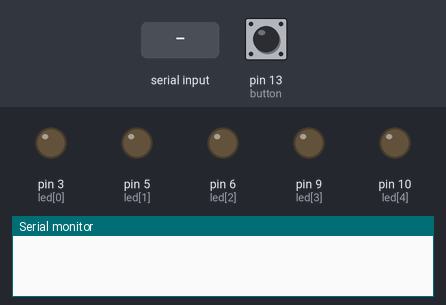
Bench run of a sketch on a simulated Arduino Uno, built with avr-gcc and run on an emulated ATmega328P. Parts: output pins drawn as LEDs (lit = HIGH), the last lines printed to the serial monitor. Dashed ring = blinking. The inputs (shaded band) are chosen by the test bench; at power-on: pin 13 (button) LOW.

Above: at 1.2 s.
1.3 s: pin 13 (button) pulled HIGH for 0.15 s
At 1.47 s:
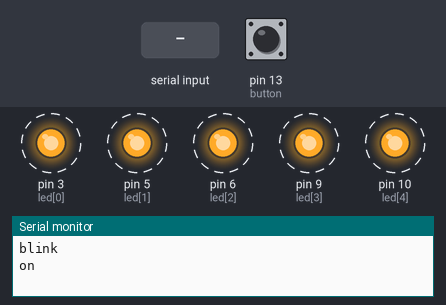
4.3 s: "1" received over Serial
At 9.15 s:
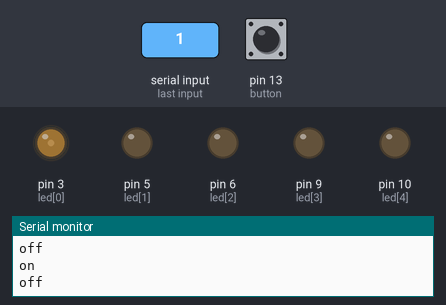
At 13.95 s:
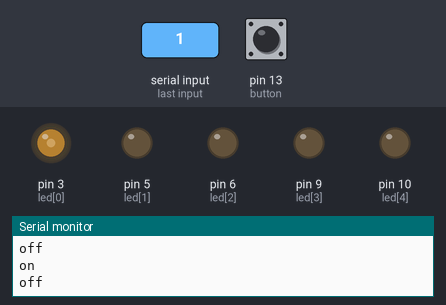
Timing chart, 0 to 25.2 s (numbered marks = the images above; inputs shaded):
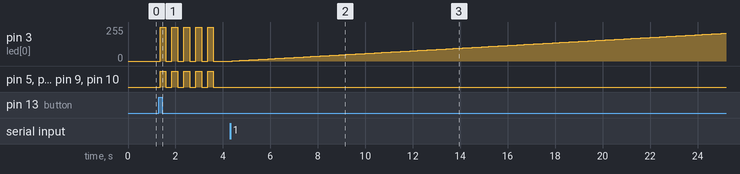

Measured:
- after the input at 1.3 s, pin 3 (led[0]): alternates 255/255 for 0.25 s and 0/255 for 0.25 s, 10 changes in all, then stays 0/255, starting after 0.05 s; pin 5 (led[1]), pin 6 (led[2]), pin 9 (led[3]), pin 10 (led[4]): alternates HIGH for 0.25 s and LOW for 0.25 s, 10 changes in all, then stays LOW, starting after 0.05 s
- after the input at 4.3 s, pin 3 (led[0]): moves from 0/255 to 208/255 over 20.7 s, starting after 0.10 s

The sketch:

ledsekvens_bryter_og_serial.ino
```cpp
//porter
const int led[] = {3,5,6,9,10};
const int button = 13;
//lese bryter m/debounce
int buttonState = LOW;
int lastButtonState = LOW;
long lastDebounceTime = 0;
long debounceDelay = 50;
//switchcase led
int ledChoice;

void setup(){
  Serial.begin(9600);
  for(int ledNr = 0; ledNr<5; ledNr++){
    pinMode(led[ledNr],OUTPUT);
  }
  pinMode(button, INPUT);
}


void loop(){

  //serial control of leds
  boolean serialVerification = true;

  if(Serial.available()>0){
    char input = Serial.read();
  switch (input){
    case '1':
      ledChoice = 0;
      break;
    case '2':
      ledChoice = 1;
      break;
    case '3':
      ledChoice = 2;
      break;
    case '4':
      ledChoice = 3;
      break;
    case '5':
      ledChoice = 4;
      break;
    default:
      Serial.println("not valid input");
      serialVerification = false;
      break;
  }
    if(serialVerification == true){
      for(int brightness = 0;brightness<256;brightness++){
        analogWrite(led[ledChoice],brightness);
        delay(100);
      }
    }
  }


  //debounce
  int reading = digitalRead(button);
  if(reading != lastButtonState){//ny mulig buttonState, reset tid
    lastDebounceTime = millis();
  }
  if(millis() - lastDebounceTime > debounceDelay){//sjekk igjen etter delay
    if(reading != buttonState){
      buttonState = reading;
    }
    if(buttonState == HIGH){
      blinkLed(LOW,5);//ledState satt til permanent low midlertidig
      }
    }
  lastButtonState = reading;
  //debounce end
}
//blinking led function
void blinkLed(int ledState,int nrRepeat){
  Serial.println("blink");
  int count =0;
  int ledStateIn = ledState;
  while(count <nrRepeat*2){
    for(int ledNr = 0; ledNr<=4; ledNr++){
      if(ledState == LOW){
        digitalWrite(led[ledNr],HIGH);
        if(ledNr == 4){
          ledState = HIGH;
          Serial.println("on");
        }
      }
      else if(ledState == HIGH){
        digitalWrite(led[ledNr],LOW);
        if(ledNr == 4){
          ledState = LOW;
          Serial.println("off");
        }
      }
    }
    count++;
    delay(250);
  }
  if(ledState != ledStateIn){
    for(int ledNr = 0; ledNr<=4; ledNr++){
      digitalWrite(led[ledNr],ledStateIn);
    }
  }
}
```
